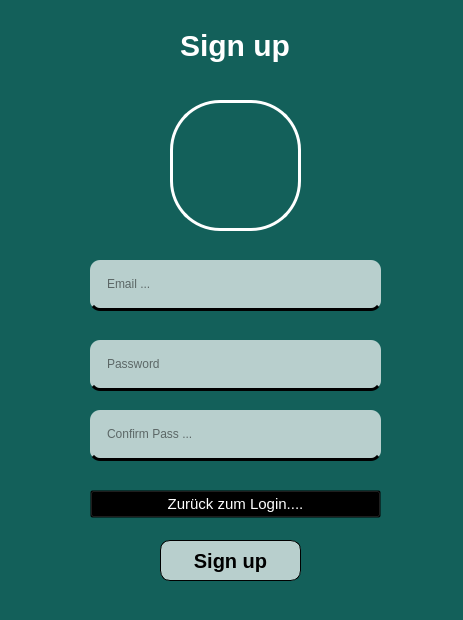
<?xml version="1.0" encoding="UTF-8"?>
<ui version="4.0">
 <class>Dialog</class>
 <widget class="QDialog" name="Dialog">
  <property name="geometry">
   <rect>
    <x>0</x>
    <y>0</y>
    <width>463</width>
    <height>620</height>
   </rect>
  </property>
  <property name="windowTitle">
   <string>Dialog</string>
  </property>
  <property name="styleSheet">
   <string notr="true">background-color: #13605a;</string>
  </property>
  <widget class="QLabel" name="label">
   <property name="geometry">
    <rect>
     <x>180</x>
     <y>10</y>
     <width>171</width>
     <height>71</height>
    </rect>
   </property>
   <property name="styleSheet">
    <string notr="true">QLabel {
text-align: center;
font-size:30px;
font-weight: 800;
color:#ffffff;
}</string>
   </property>
   <property name="text">
    <string>Sign up</string>
   </property>
  </widget>
  <widget class="QLineEdit" name="email">
   <property name="geometry">
    <rect>
     <x>90</x>
     <y>260</y>
     <width>291</width>
     <height>51</height>
    </rect>
   </property>
   <property name="styleSheet">
    <string notr="true">QLineEdit{
border-radius: 10px; background-color: rgba(255, 255, 255, 0.7);      border-bottom: 3px solid #000;
color:#000;
    padding: 15px;

}
QLineEdit:focus{
background-color: rgba(255, 255, 255); 
}
</string>
   </property>
   <property name="placeholderText">
    <string>Email ...</string>
   </property>
  </widget>
  <widget class="QLineEdit" name="password">
   <property name="geometry">
    <rect>
     <x>90</x>
     <y>340</y>
     <width>291</width>
     <height>51</height>
    </rect>
   </property>
   <property name="styleSheet">
    <string notr="true">QLineEdit{
border-radius: 10px; background-color: rgba(255, 255, 255, 0.7);      border-bottom: 3px solid #000;
color:#000;
    padding: 15px;

}
QLineEdit:focus{
background-color: rgba(255, 255, 255); 
}
</string>
   </property>
   <property name="text">
    <string/>
   </property>
   <property name="placeholderText">
    <string>Password</string>
   </property>
  </widget>
  <widget class="QPushButton" name="signupbutton">
   <property name="geometry">
    <rect>
     <x>160</x>
     <y>540</y>
     <width>141</width>
     <height>41</height>
    </rect>
   </property>
   <property name="styleSheet">
    <string notr="true">QPushButton{ 
border: 1px solid #000;
 background-color: rgba(255, 255, 255, 0.7); 
color:#000;
font-size:20px;
font-weight: 800;
border-radius:10px;
}

QPushButton:hover{
 background-color: #13605a; 
color:#fff;
}</string>
   </property>
   <property name="text">
    <string>Sign up</string>
   </property>
  </widget>
  <widget class="QLineEdit" name="confirmpass">
   <property name="geometry">
    <rect>
     <x>90</x>
     <y>410</y>
     <width>291</width>
     <height>51</height>
    </rect>
   </property>
   <property name="styleSheet">
    <string notr="true">QLineEdit{
border-radius: 10px; background-color: rgba(255, 255, 255, 0.7);      border-bottom: 3px solid #000;
color:#000;
    padding: 15px;

}
QLineEdit:focus{
background-color: rgba(255, 255, 255); 
}
</string>
   </property>
   <property name="text">
    <string/>
   </property>
   <property name="placeholderText">
    <string>Confirm Pass ...</string>
   </property>
  </widget>
  <widget class="QLabel" name="label_2">
   <property name="geometry">
    <rect>
     <x>170</x>
     <y>100</y>
     <width>131</width>
     <height>131</height>
    </rect>
   </property>
   <property name="styleSheet">
    <string notr="true">border-radius: 50%;
background-image: url('./Screenshot 2023-11-27 231157.png');   
background-size: 10px;
border:3px solid #ffffff;</string>
   </property>
   <property name="text">
    <string/>
   </property>
  </widget>
  <widget class="QPushButton" name="createaccbutton">
   <property name="geometry">
    <rect>
     <x>90</x>
     <y>490</y>
     <width>291</width>
     <height>28</height>
    </rect>
   </property>
   <property name="styleSheet">
    <string notr="true">QPushButton{
color:rgb(255, 255, 255);
background-color: transparent;
font-size : 15px
}
QPushButton:hover{
color : blue;
}</string>
   </property>
   <property name="text">
    <string>Zurück zum Login....</string>
   </property>
   <property name="autoDefault">
    <bool>true</bool>
   </property>
  </widget>
  <widget class="QPushButton" name="passwordGanrator">
   <property name="geometry">
    <rect>
     <x>340</x>
     <y>350</y>
     <width>31</width>
     <height>31</height>
    </rect>
   </property>
   <property name="styleSheet">
    <string notr="true">QPushButton{ 
background-image: url('./passwort.png');   
background-color: transparent;
border-radius:10px;
}

</string>
   </property>
   <property name="text">
    <string/>
   </property>
  </widget>
 </widget>
 <resources/>
 <connections/>
</ui>
